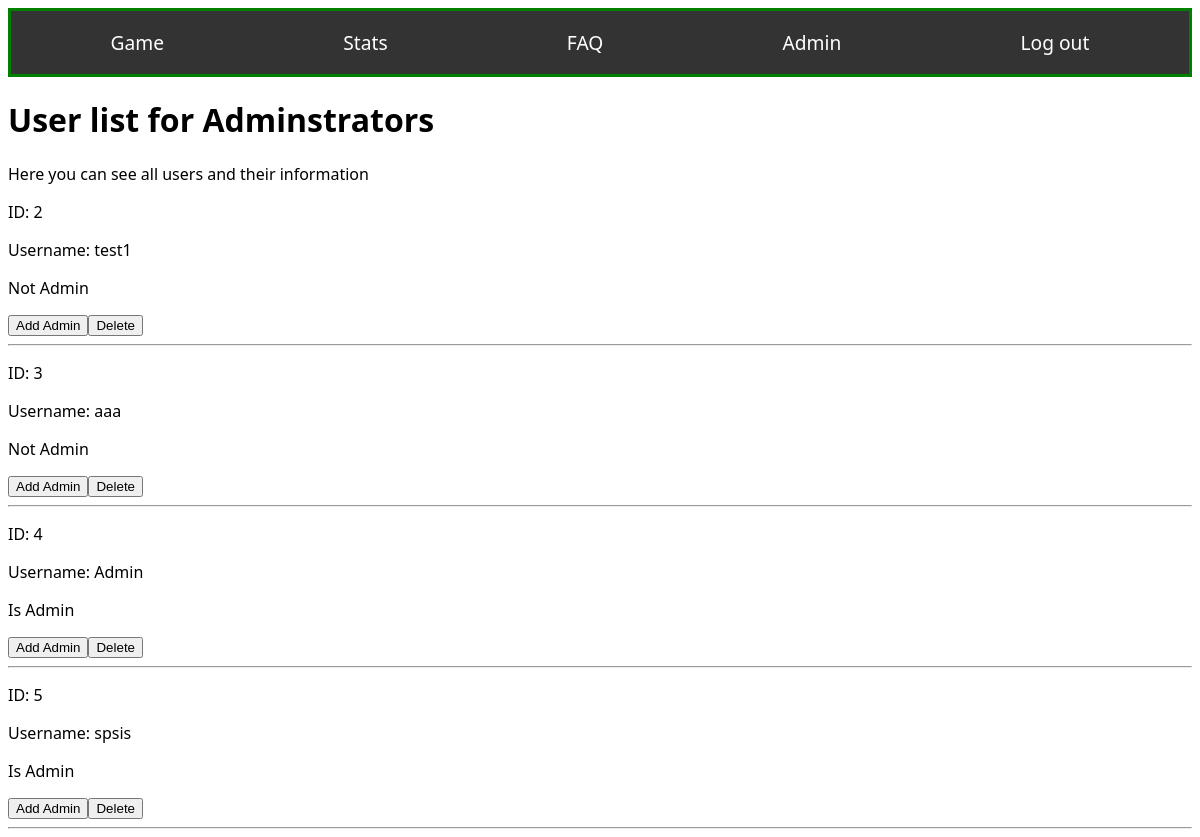
/src/pages/admin.php (signed in), run on an earlier commit of the app's database.
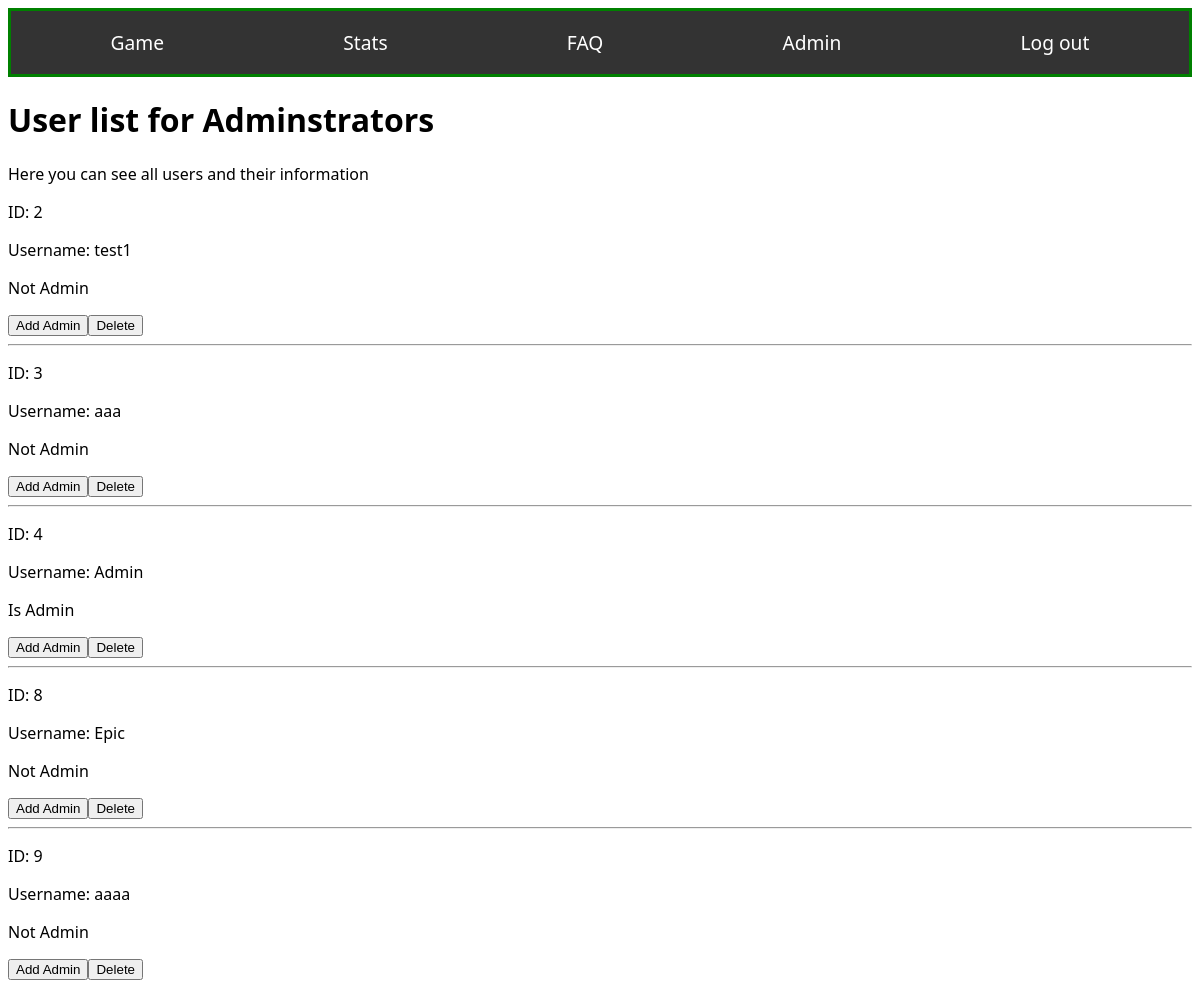
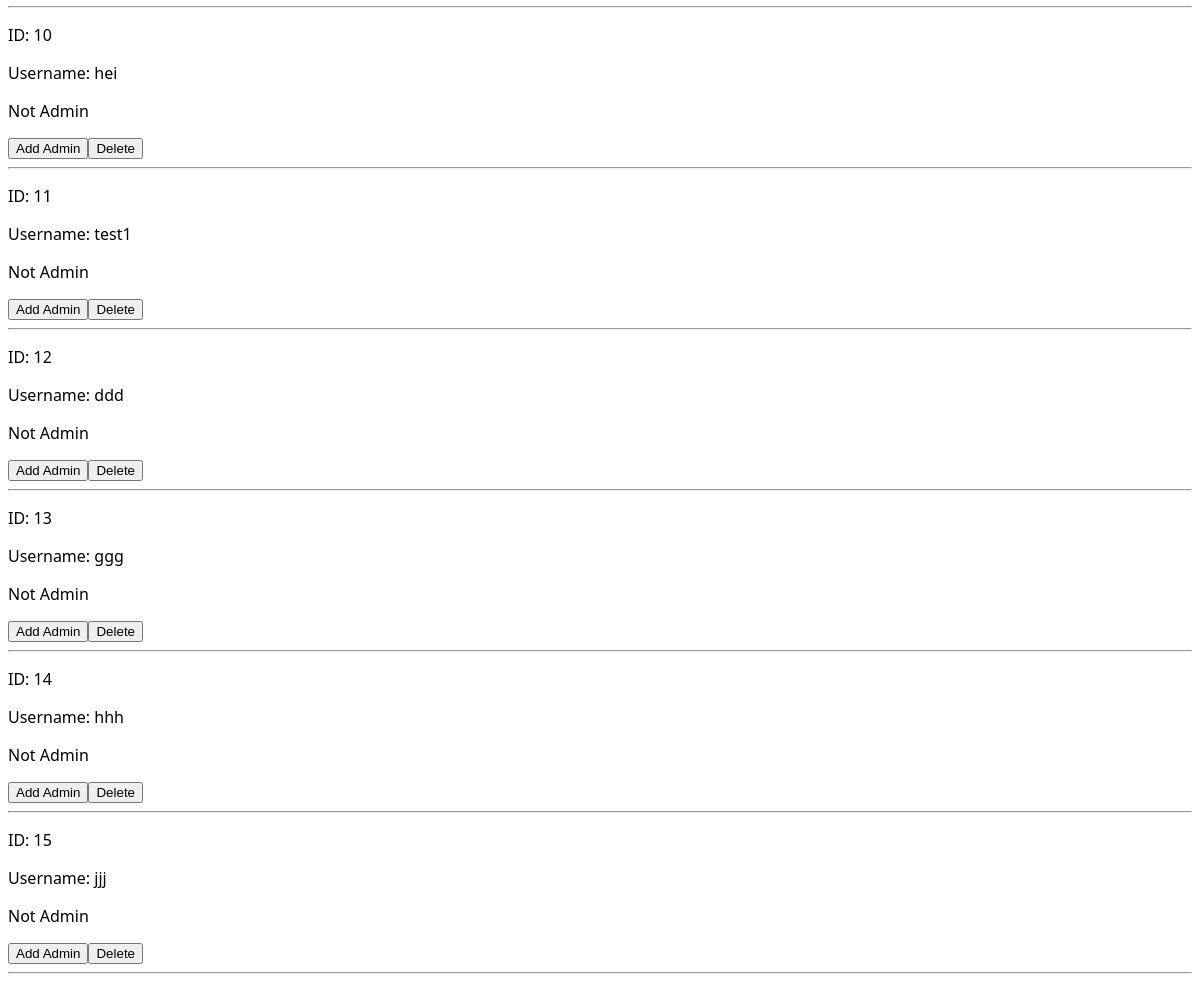
And on a later commit of the database (2 pictures, top to bottom).
### tables this page shows
CREATE TABLE `users` (
  `user_id` int(11) NOT NULL AUTO_INCREMENT,
  `username` varchar(25) NOT NULL,
  `password` varchar(255) DEFAULT NULL,
  `admin` tinyint(1) DEFAULT NULL,
  PRIMARY KEY (`user_id`)
);

### src/pages/admin.php (the view, shortened to what this page needs)
<?php
include("db_connect.php");
    $query = "SELECT admin FROM users WHERE user_id = ?";
    $stmt = $conn->prepare($query);
    $stmt->bind_param("i", $_SESSION['user_id']);
    $stmt->execute();
    $result = $stmt->get_result();
    $user = $result->fetch_assoc();
?>
<html>
    <head>
        <link rel="stylesheet" type="text/css" href="style.css">
    </head>
    <body>
        <nav id="navBar">
            <a id="navKnapp" href="/game.php">Game</a>
            <a id="navKnapp" href="/board.php">Stats</a>
            <a id="navKnapp" href="/FAQ.php">FAQ</a>
            <?php if ($user['admin'] == 1): ?>
                <a id="navKnapp" href="/admin.php">Admin</a>
            <?php endif; ?>
            <a id="navKnapp" href="/index.php">Log out</a>
        </nav>
        <div>
            <h1>User list for Adminstrators</h1>
            <p>Here you can see all users and their information</p>
            <div id="admin_container">
                <div id="user_container">
                    <div id="user_info">
                        <?php
                        $result = "SELECT * FROM users";
                        $result = $conn->query($result);
                        if ($result->num_rows > 0) {
                            while($user = $result->fetch_assoc()) {
                                echo "<p>ID: " . $user['user_id'] . "</p>";
                                echo "<p>Username: " . $user['username'] . "</p>";
                                if ($user['admin'] == 1) {
                                    echo "<p>Is Admin</p>";
                                } else {
                                    echo "<p>Not Admin</p>";
                                }
                                echo "<button onclick='addAdmin(" . $user['user_id'] . ")'>Add Admin</button>";
                                echo "<button onclick='deleteUser(" . $user['user_id'] . ")'>Delete</button>";
                                echo "<hr>";
                            }
                        } else {
                            echo "0 results";
                        }
                        ?>
                    </div>
                </div>
        </div>
    </body>
</html>

### src/pages/style.css (style rules this page uses)
:root { --accent: 136, 58, 234; --accent-light: 224, 204, 250; --accent-dark: 49, 10, 101; --accent-gradient: linear-gradient( 45deg, rgb(var(--accent)), rgb(var(--accent-light)) 30%, white 60% ); }
html { font-family: system-ui, sans-serif; }
#navBar { display: flex; justify-content: space-around; align-items: center; background-color: #333; color: white; padding: 10px; border : 3px solid green; }
#navKnapp { text-decoration: none; color: white; padding: 8px; font-size: 1.2em; }

What changed in the data, as far as the page shows it:
removed users: user_id "5", username "spsis", admin "Is Admin"
added users: user_id "8", username "Epic", shows "Not Admin"
added users: user_id "9", username "aaaa", shows "Not Admin"
added users: user_id "10", username "hei", shows "Not Admin"
added users: user_id "11", username "test1", shows "Not Admin"
added users: user_id "12", username "ddd", shows "Not Admin"
added users: user_id "13", username "ggg", shows "Not Admin"
added users: user_id "14", username "hhh", shows "Not Admin"
added users: user_id "15", username "jjj", shows "Not Admin"
